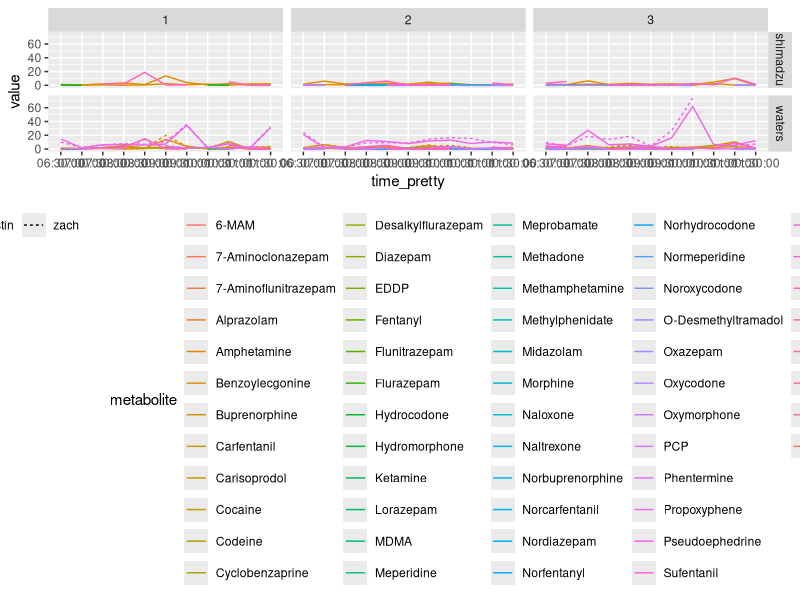

Source code (R):
## ---- chunk 1
knitr::opts_chunk$set(message = FALSE, echo=FALSE)
library(Hmisc)
library(tidyverse)



water <- read_tsv("../data/water_cleaned.txt") %>% mutate_if(is.character, funs(na_if(., ""))) %>%
  mutate(time_pretty = as.character(time_pretty))

water
## ---- chunk 2
water %>%
  ggplot(aes(x = time_pretty, y = value, color = metabolite, linetype = extraction, group = interaction(extraction, metabolite))) +
  geom_path() +
  facet_grid(machine ~location) +
  theme(
    legend.position = "bottom"
  )
## ---- chunk 3
water %>%
  group_by(metabolite, extraction, machine) %>%
  mutate(is_missing = if_else(is.na(value) == TRUE, 1, 0),
         number_of_observations = n()) %>%
  summarise(
    number_missing = sum(is_missing),
    proportion_missing = round(number_missing / n(), digits = 2)
  ) %>%
  arrange(proportion_missing) %>%
  knitr::kable(caption = "Number and proportion of missing values of concentration, across all locations and time points (n = 33). The number of missing values is not always consistent for a given metabolite between the two runs.") %>%
  kableExtra::kable_styling()
